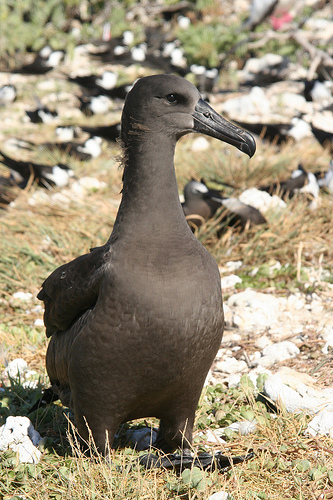
#> input picture data/001.Black_footed_Albatross/Black_footed_Albatross_0002_2293084168.jpg, 333 x 500 px; its folder holds only this picture in this run
$ jupyter execute computeEdges.ipynb
#> lines starting #> are read from the running program, lines starting #| are printed output that depends on the picture
[cell 1]
import cv2
import numpy as np
from matplotlib import pyplot as plt
import os
from os import listdir
from os.path import isfile, join

mypath = 'data'
pathGrayScale = 'data_gray'
if not os.path.exists(pathGrayScale):
    print("data_gray created")
    os.makedirs(pathGrayScale)

for species in listdir(mypath):
    if not species.startswith('.'):
        speciesPath = join(mypath,species)
        speciesPath_g = join(pathGrayScale,species)

        if not os.path.exists(speciesPath_g):
            print(speciesPath_g + " created")
            os.makedirs(speciesPath_g)

        for birdFile in listdir(speciesPath):
            fullBirdPath = join(speciesPath, birdFile)
            fullBirdPath_g = join(speciesPath_g,"gray_" + birdFile)
            img = cv2.imread(fullBirdPath)
#> img is the input picture: shape (500, 333, 3); mean B, G, R 118.8, 142.3, 153.6
            grayImage = cv2.cvtColor(img, cv2.COLOR_BGR2GRAY)
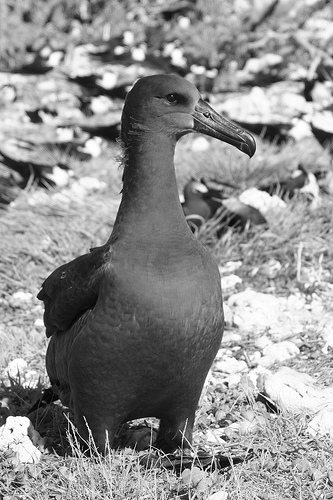
#> grayImage: shape (500, 333); min 0, max 255, mean 143
            print(fullBirdPath_g)
            cv2.imwrite(fullBirdPath_g, grayImage)
